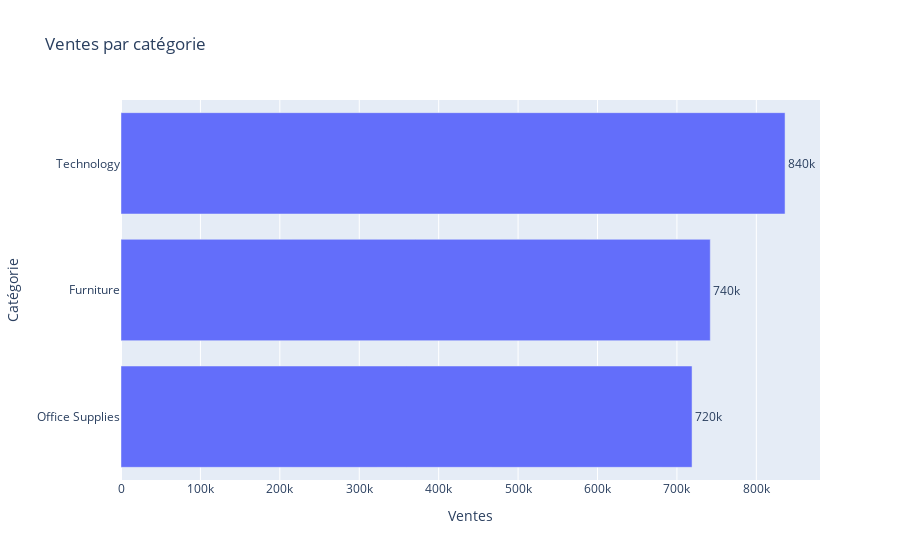

This figure's notebook cell:
### Markdown cell above
### Visualisation 2 : Distribution par catégorie

### Code cell
# 1.6 Visualisation 2 : Ventes par catégorie (barres horizontales triées)
cat_sales = df.groupby("category", as_index=False)["revenue"].sum().sort_values("revenue", ascending=False)
fig_cat = px.bar(
    cat_sales,
    x="revenue",
    y="category",
    orientation="h",
    text="revenue",
    title="Ventes par catégorie",
    labels={"revenue": "Ventes", "category": "Catégorie"},
)
fig_cat.update_traces(texttemplate="%{text:.2s}", textposition="outside")
fig_cat.update_layout(yaxis=dict(categoryorder="total ascending"))
fig_cat.show()

### Figure 1 — Plotly figure (JSON) as saved in the notebook; plotly's stock layout.template omitted (floating-point values rounded to 4 significant figures)
{"data": [{"hovertemplate": "Ventes=%{text}<br>Catégorie=%{y}<extra></extra>", "legendgroup": "", "marker": {"color": "#636efa", "pattern": {"shape": ""}}, "name": "", "orientation": "h", "showlegend": false, "text": [836200.0, 742000.0, 719000.0], "textposition": "outside", "texttemplate": "%{text:.2s}", "type": "bar", "x": [836200.0, 742000.0, 719000.0], "xaxis": "x", "y": ["Technology", "Furniture", "Office Supplies"], "yaxis": "y"}], "layout": {"barmode": "relative", "legend": {"tracegroupgap": 0}, "title": {"text": "Ventes par catégorie"}, "xaxis": {"anchor": "y", "domain": [0, 1], "title": {"text": "Ventes"}}, "yaxis": {"anchor": "x", "categoryorder": "total ascending", "domain": [0, 1], "title": {"text": "Catégorie"}}}}
